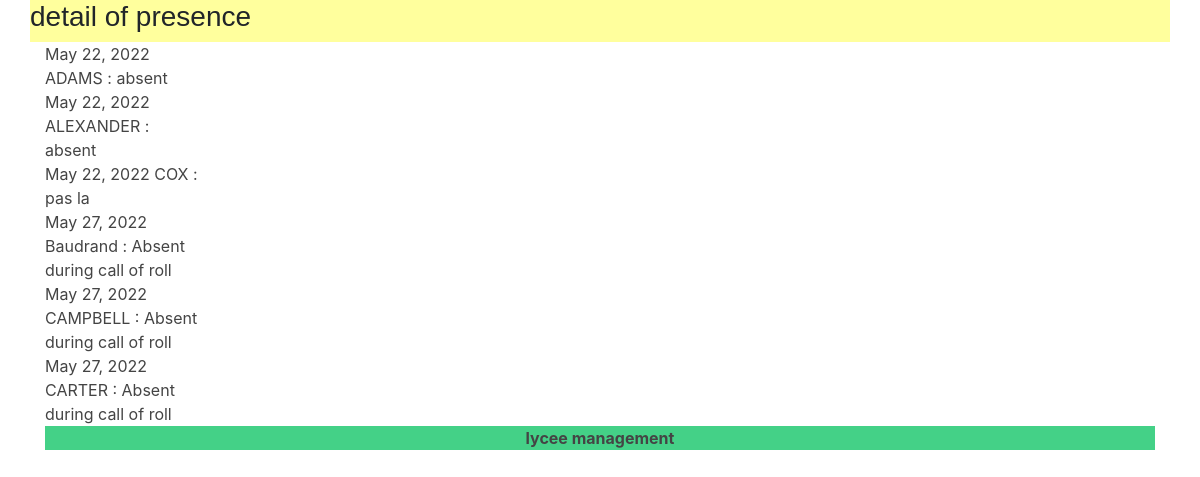
Page /lycee/presence on the committed database.
### lycee/models.py (models this page shows, shortened)
class Presence(models.Model):
  reason = models.CharField(
    verbose_name="reason",
    help_text="Reason about student missing",
    blank=False,# pas de champ vide
    null=False,# pas de champ null
    default="",
    max_length=255,
  )
  isMissing = models.BooleanField(
    verbose_name="isMissing",
    help_text="Missing ?",
    blank=False,# pas de champ vide
    null=False,# pas de champ null
    default=True,
  )
  date = models.DateField(
    verbose_name='Date of Student Missing',
    default=datetime.datetime.now(),
    blank=False,# pas de champ vide
    null=False,# pas de champ null
  )
  student = models.ForeignKey(
    Student,
    related_name="Student",
    on_delete=models.CASCADE,
    null=False# pas de champ null
  )

class Student(models.Model):
  first_name = models.CharField(
    max_length=50,
    blank=False,# pas de champ vide
    null=False# pas de champ null
  )
  birth_date = models.DateField(
    verbose_name='date of birth',
    blank=False,# pas de champ vide
    null=False# pas de champ null
  )
  last_name = models.CharField(
    verbose_name="lastname",
    help_text="last name of the student",
    blank=False,# pas de champ vide
    null=False,# pas de champ null
    default="???",
    max_length=255, # taille maximale du champ
  )
  phone = models.CharField(
    verbose_name="phonenumber",
    help_text="phone number of the student",
    blank=False,# pas de champ vide
    null=False,# pas de champ null
    default="0123456789",
    max_length=10, # taille maximale du champ
  )
  email = models.EmailField(
    verbose_name="email",
    help_text="phone number of the student",
    blank=False,# pas de champ vide
    null=False,# pas de champ null
    default="x@y.z",
    max_length=255,# taille maximale du champ
  )
  comments = models.CharField(
    verbose_name="comments",
    help_text="some comments about the student",
    blank=True,
    null=False,# pas de champ null
    default="",
    max_length=255,# taille maximale du champ
  )
  cursus = models.ForeignKey(
    Cursus,
    on_delete=models.CASCADE, # necessaire selon la version de Django
    null=True
  )

### lycee/views.py (the view)
# urls.py: path('lycee/presence', views.detail_presence_all, name='detail_presence_all'),
def detail_presence_all(request):
    result_list = Presence.objects.order_by('date')
    context = {'liste': result_list}
    return render(request, 'lycee/callofroll/detail_presence_all.html',context)

### templates/lycee/callofroll/detail_presence_all.html (shortened to what this page needs)
<!DOCTYPE html>
<html lang="en">
<head>
</head>
<body>
{% extends 'master.html' %}
{% if liste %}
    {% block title %}
        detail of presence
    {% endblock %}
    {% block content %}
        <div class="container">
           {% for presence in liste %}
               <div class="row">
                    <div class="col-sm-2">
                        <a href=http://localhost:8000/lycee/presence/{{ presence.id }}>{{ presence.date }} {{ presence.student.last_name }} : {{ presence.reason }}</a>
                    </div>
                </div>
           {% endfor %}
        </div>
    {% endblock %}
{% else %}
    <p>No student to show.</p>
{% endif %}

### templates/master.html (shortened to what this page needs)
<!DOCTYPE html>
{% load static %}
<html>
    <head>
            <link rel="stylesheet" href="https://stackpath.bootstrapcdn.com/bootstrap/4.3.1/css/bootstrap.min.css">
        <link rel="stylesheet" type="text/css" href="{% static 'lycee/style.css' %}" />
    </head>
    <body>
        <div class="container">
            <header class="row">
                <div class="page-header">
                    <h3>{% block title %}{% endblock %}</h3>
                </div>
            </header>
            <article class="row">{% block content %}{% endblock %}</article>
            <footer class="navbar-fixed-bottom">
                <p class="text-center"><strong><a href="/lycee/cursus">lycee management</a></strong></p>
            </footer>
        </div>
    </body>
</html>

### lycee/static/style.css (style rules this page uses)
a { color : #444444; }
p { background-color: #44d187 }
html { position: relative; min-height: 100%; }
.page-header { background-color: #FFFF9D; font-family: Arial; width: 100%; }

### rows in the picture
Presence: date "May 22, 2022", student.last_name "ADAMS", reason "absent"
Presence: date "May 22, 2022", student.last_name "ALEXANDER", reason "absent"
Presence: date "May 22, 2022", student.last_name "COX", reason "pas la"
Presence: date "May 27, 2022", student.last_name "Baudrand", reason "Absent during call of roll"
Presence: date "May 27, 2022", student.last_name "CAMPBELL", reason "Absent during call of roll"
Presence: date "May 27, 2022", student.last_name "CARTER", reason "Absent during call of roll"
